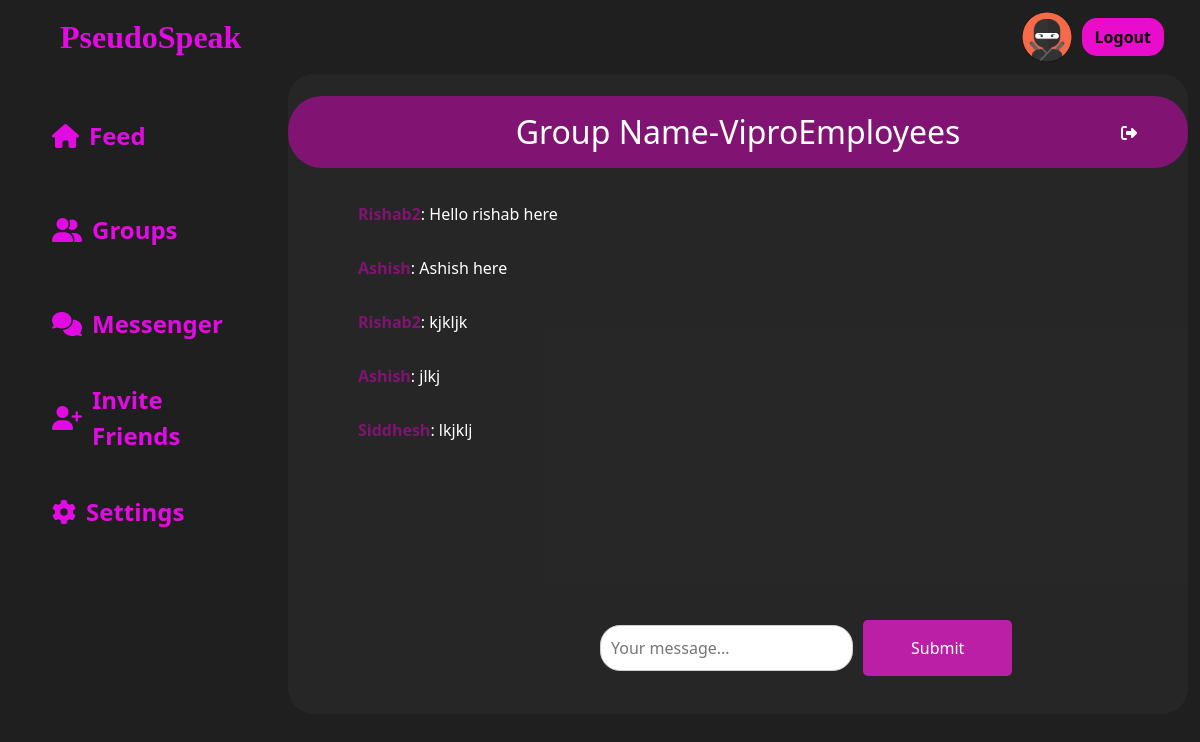
The app's page /room/categories/vipro (signed in), older data.
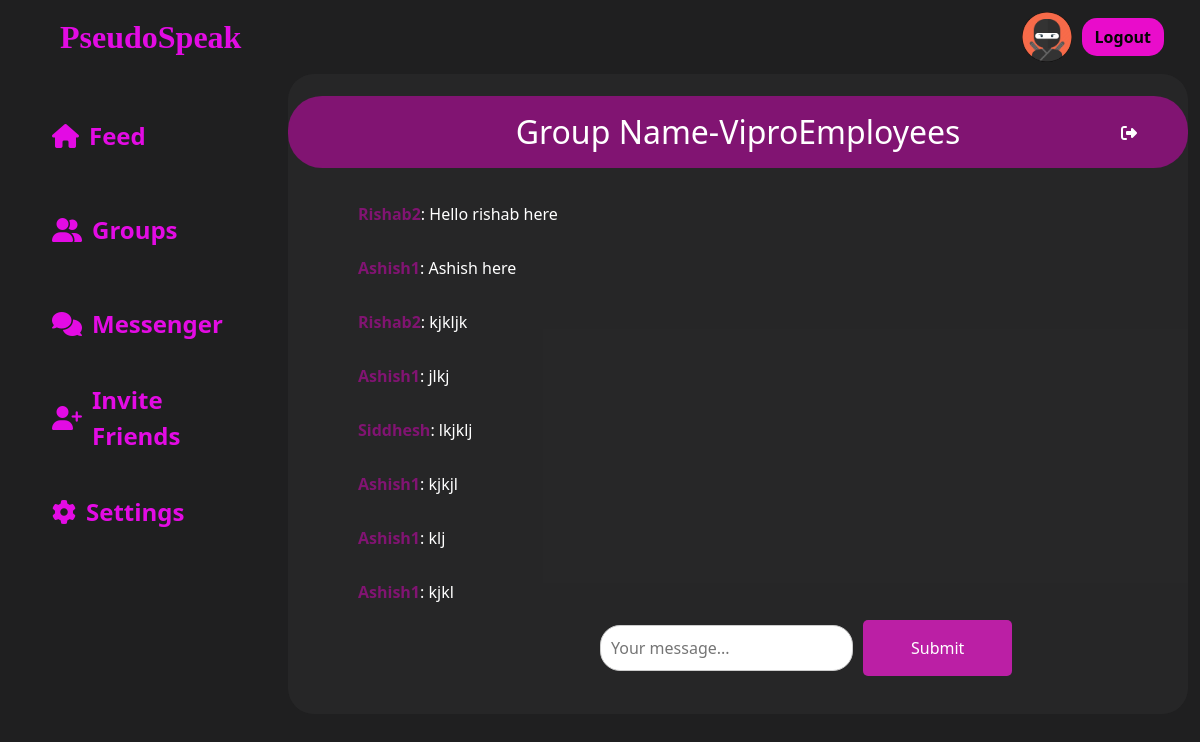
The same page, newer data.
### room/models.py (models this page shows, shortened)
class Message(models.Model):
    room = models.ForeignKey(Room, related_name='messages', on_delete=models.CASCADE)
    user=models.ForeignKey(User,null=True,on_delete=models.CASCADE)
    content=models.TextField()
    image=models.ImageField(null=True,blank=True,upload_to="images/")
    likes=models.IntegerField(null=True,default=0)
    view_count=models.IntegerField(null=True,default=0)
    date_added = models.DateTimeField(auto_now_add=True,null=True)
    parent_message = models.ForeignKey('self', null=True, blank=True, on_delete=models.CASCADE, related_name='replies')
    def decrypt_message(self):  # Replace with your actual secret key
        try:
            message_decrypted=f.decrypt(self.content)
            message_decoded=message_decrypted.decode('utf-8')
            return message_decoded
        except Exception as e:
            print(f"InvalidToken exception: {e.__cause__}")
            return "Invalid decryption token"
    class Meta:
        ordering = ('date_added',)

### room/views.py (the view, shortened to what this page needs)
# urls.py: path("room/",include("room.urls")),
def room(request, slug):
    room=Room.objects.get(slug=slug)
    messages=Message.objects.filter(room=room)
    return render(request, 'room/room.html', {'room': room, 'messages': messages})

### room/templates/room/room.html (shortened to what this page needs)
{% load static %}
<!DOCTYPE html>
<html lang="en">
  <head>
    <link
      href="https://cdn.jsdelivr.net/npm/bootstrap@5.3.1/dist/css/bootstrap.min.css"
      rel="stylesheet"
    />
  </head>
  <body>
    <div class="wrapper">
    <nav class="navbar navbar-expand bg-body-tertiary">
      <div class="container-fluid">
        <a class="navbar-brand ms-5 nav-logo" href="{% url 'index' %}"
          >PseudoSpeak</a
        >
        <div class="collapse navbar-collapse" id="navbarSupportedContent">
          {% if user.is_authenticated %}
          <img
            id="profile_img_navbar"
            src="{{ user.profile.profile_img.url }}"
            alt=""
            style="
              width: 50px;
              height: 50px;
              border-radius: 50%;
              margin-right: 10px;
            "
          />
          <a href="{% url 'logout' %}" class="btn signbtn me-4">Logout</a>
          {% else %}
          <a href="{% url 'login_or_signup_view' %}" class="btn signbtn me-4"
            >Sign in</a
          >
          {% endif %}
        </div>
      </div>
    </nav>
    <div class="container-fluid">
      <div class="row content-1">
        <div class="col-3 content-1a res2 sidebar" id="sidebar">
          <ul>
            <li class="active">
              <i class="fa-solid fa-house"></i
              ><a href="{% url 'index' %}">Feed</a>
            </li>
            <li>
              <i class="fa-solid fa-user-group"></i
              ><a href="{% url 'rooms' name='recommended' %}">Groups</a>
            </li>
            <li>
              <i class="fa-solid fa-comments"></i
              ><a href="{% url 'messenger' %}">Messenger</a>
            </li>
            <li><i class="fa-solid fa-user-plus"></i>Invite Friends</li>
            <li>
              <i class="fa-solid fa-gear"></i
              ><a href="{% url 'settings' %}">Settings</a>
            </li>
          </ul>
        </div>
        <div class="col-9 chat-container">
          <div class="group-name">
            <h1>Group Name-{{ room.name }}</h1>
            <div style="margin-top: -2vw">
              <button
                id="exit"
                style="
                  position: absolute;
                  right: 5%;
                  background-color: transparent;
                  border: none;
                "
              >
                <i class="fa-solid fa-right-from-bracket"></i>
              </button>
            </div>
          </div>
          <div class="lg:w-2/4 mx-4 lg:mx-auto p-4 rounded-xl">
            <div class="chat-messages space-y-3" id="chat-messages">
              {% for m in messages %}
              <div class="chat-message">
                <b>{{ m.user.username }}</b>: {{ m.decrypt_message }}
              </div>
              {% endfor %}
            </div>
          </div>
          <div class="msg-out w-80 mx-auto p-4 rounded-xl">
            <form method="post" action="." class="message-input-form">
              <input
                type="text"
                name="content"
                class="msg-in flex-1 mr-3 w-full rounded-l-lg"
                placeholder="Your message..."
                id="chat-message-input"
              />
              <button
                class="msg-button1 px-5 py-3 rounded-r-lg text-white bg-teal-600 hover:bg-teal-700"
                id="chat-message-submit"
              >
                Submit
              </button>
            </form>
          </div>
        </div>
      </div>
    </div>
  </div>
  </body>
</html>

Row changes from the older to the newer data that the page shows:
changed through a linked row, Message "Ashish here": user.username "Ashish" → "Ashish1"
changed through a linked row, Message "jlkj": user.username "Ashish" → "Ashish1"
added Message: user.username "Ashish1", decrypt_message "kjkjl"
added Message: user.username "Ashish1", decrypt_message "klj"
added Message: user.username "Ashish1", decrypt_message "kjkl"
